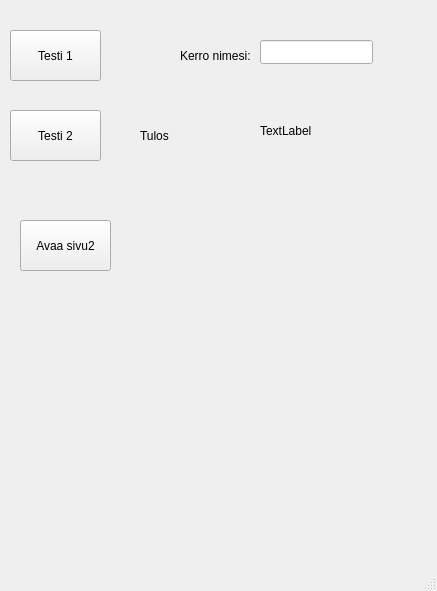
<?xml version="1.0" encoding="UTF-8"?>
<ui version="4.0">
 <class>MainWindow</class>
 <widget class="QMainWindow" name="MainWindow">
  <property name="geometry">
   <rect>
    <x>0</x>
    <y>0</y>
    <width>437</width>
    <height>591</height>
   </rect>
  </property>
  <property name="windowTitle">
   <string>MainWindow</string>
  </property>
  <widget class="QWidget" name="centralwidget">
   <widget class="QPushButton" name="btnTest1">
    <property name="geometry">
     <rect>
      <x>10</x>
      <y>30</y>
      <width>91</width>
      <height>51</height>
     </rect>
    </property>
    <property name="font">
     <font>
      <pointsize>9</pointsize>
     </font>
    </property>
    <property name="text">
     <string>Testi 1</string>
    </property>
   </widget>
   <widget class="QPushButton" name="btnTest2">
    <property name="geometry">
     <rect>
      <x>10</x>
      <y>110</y>
      <width>91</width>
      <height>51</height>
     </rect>
    </property>
    <property name="font">
     <font>
      <pointsize>9</pointsize>
     </font>
    </property>
    <property name="text">
     <string>Testi 2</string>
    </property>
   </widget>
   <widget class="QLabel" name="labelResult">
    <property name="geometry">
     <rect>
      <x>260</x>
      <y>100</y>
      <width>121</width>
      <height>61</height>
     </rect>
    </property>
    <property name="font">
     <font>
      <pointsize>9</pointsize>
     </font>
    </property>
    <property name="text">
     <string>TextLabel</string>
    </property>
   </widget>
   <widget class="QLabel" name="label_2">
    <property name="geometry">
     <rect>
      <x>140</x>
      <y>120</y>
      <width>101</width>
      <height>31</height>
     </rect>
    </property>
    <property name="font">
     <font>
      <pointsize>9</pointsize>
     </font>
    </property>
    <property name="text">
     <string>Tulos</string>
    </property>
   </widget>
   <widget class="QLabel" name="label">
    <property name="geometry">
     <rect>
      <x>180</x>
      <y>40</y>
      <width>91</width>
      <height>31</height>
     </rect>
    </property>
    <property name="text">
     <string>Kerro nimesi:</string>
    </property>
   </widget>
   <widget class="QLineEdit" name="textName">
    <property name="geometry">
     <rect>
      <x>260</x>
      <y>40</y>
      <width>113</width>
      <height>24</height>
     </rect>
    </property>
   </widget>
   <widget class="QPushButton" name="btnOpenPage2">
    <property name="geometry">
     <rect>
      <x>20</x>
      <y>220</y>
      <width>91</width>
      <height>51</height>
     </rect>
    </property>
    <property name="font">
     <font>
      <pointsize>9</pointsize>
     </font>
    </property>
    <property name="text">
     <string>Avaa sivu2</string>
    </property>
   </widget>
  </widget>
  <widget class="QMenuBar" name="menubar">
   <property name="geometry">
    <rect>
     <x>0</x>
     <y>0</y>
     <width>437</width>
     <height>21</height>
    </rect>
   </property>
  </widget>
  <widget class="QStatusBar" name="statusbar"/>
 </widget>
 <resources/>
 <connections/>
</ui>
